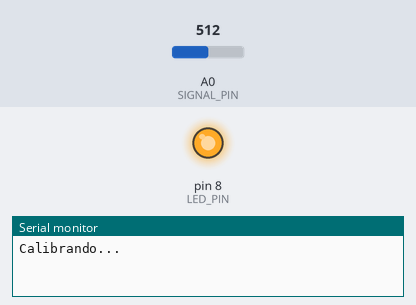
This sketch was run on a simulated Arduino Uno, built with avr-gcc and run on an emulated ATmega328P. On the bench: output pins drawn as LEDs (lit = HIGH), the last lines printed to the serial monitor. The inputs (shaded band) are chosen by the test bench; at power-on: A0 (SIGNAL_PIN) = 512.

Above: at 0.1 s.
At 21.7 s:
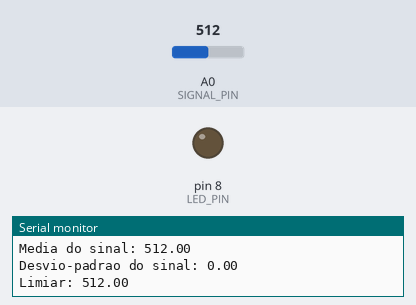
Timing chart, 0 to 23.3 s (numbered marks = the images above):
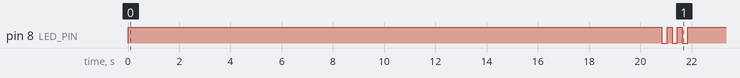

The sketch:

robust.ino
```cpp
#include <Arduino.h>
#include <math.h>

constexpr uint8_t SIGNAL_PIN = A0;
constexpr uint8_t LED_PIN = 8;

// These values assume an active-low LED.
// Swap HIGH and LOW if your LED is active-high.
constexpr uint8_t LED_OFF = HIGH;
constexpr uint8_t LED_ON  = LOW;

constexpr uint32_t NSAMPLES = 32767UL;
constexpr unsigned long LOWER_RR_MS = 500UL;
constexpr unsigned long UPPER_RR_MS = 2000UL;
constexpr unsigned long MEASUREMENT_MS = 300000UL;

bool pulseLatched = false;
bool firstBeat = false;
bool finished = false;

double signalAvg = 0.0;
double signalSd = 0.0;
double cutoff = 500.0;

unsigned long previousBeatMs = 0;
unsigned long startMs = 0;

// Online RR statistics.
uint32_t rrCount = 0;
double meanRR = 0.0;
double m2RR = 0.0;

static inline void swapIfGreater(int &a, int &b) {
  if (a > b) {
    const int temp = a;
    a = b;
    b = temp;
  }
}

int median5(int a, int b, int c, int d, int e) {
  swapIfGreater(a, b);
  swapIfGreater(b, c);
  swapIfGreater(c, d);
  swapIfGreater(d, e);

  swapIfGreater(a, b);
  swapIfGreater(b, c);
  swapIfGreater(c, d);

  swapIfGreater(a, b);
  swapIfGreater(b, c);

  swapIfGreater(a, b);

  return c;
}

int filteredRead() {
  const int a = analogRead(SIGNAL_PIN);
  const int b = analogRead(SIGNAL_PIN);
  const int c = analogRead(SIGNAL_PIN);
  const int d = analogRead(SIGNAL_PIN);
  const int e = analogRead(SIGNAL_PIN);

  return median5(a, b, c, d, e);
}

// Welford's online algorithm for signal mean and variance.
void calibrateSignal() {
  double m2 = 0.0;
  signalAvg = 0.0;

  for (uint32_t n = 1; n <= NSAMPLES; ++n) {
    const double sample = static_cast<double>(filteredRead());

    const double delta = sample - signalAvg;
    signalAvg += delta / static_cast<double>(n);
    m2 += delta * (sample - signalAvg);
  }

  // Population standard deviation for the calibration samples.
  signalSd = sqrt(m2 / static_cast<double>(NSAMPLES));
  cutoff = signalAvg + signalSd;
}

// Welford's online algorithm for RR intervals.
void addRR(unsigned long rrMs) {
  ++rrCount;

  const double value = static_cast<double>(rrMs);
  const double delta = value - meanRR;

  meanRR += delta / static_cast<double>(rrCount);
  m2RR += delta * (value - meanRR);
}

void printRRStats() {
  if (rrCount == 0) {
    Serial.println(F("Nenhum intervalo RR valido."));
    return;
  }

  const double averageHR = 60000.0 / meanRR;

  // Sample standard deviation. Use rrCount instead of rrCount - 1
  // here if you specifically require population standard deviation.
  const double sdRR =
      rrCount > 1
          ? sqrt(m2RR / static_cast<double>(rrCount - 1))
          : 0.0;

  Serial.print(F("Frequencia cardiaca media (/min): "));
  Serial.println(averageHR, 2);

  Serial.print(F("Intervalo RR medio (ms): "));
  Serial.println(meanRR, 2);

  Serial.print(F("SDRR (ms): "));
  Serial.println(sdRR, 2);
}

void setup() {
  Serial.begin(115200);

  pinMode(SIGNAL_PIN, INPUT);
  pinMode(LED_PIN, OUTPUT);
  digitalWrite(LED_PIN, LED_OFF);

  Serial.println(F("Calibrando..."));
  calibrateSignal();

  Serial.print(F("Media do sinal: "));
  Serial.println(signalAvg, 2);

  Serial.print(F("Desvio-padrao do sinal: "));
  Serial.println(signalSd, 2);

  Serial.print(F("Limiar: "));
  Serial.println(cutoff, 2);

  for (uint8_t i = 0; i < 3; ++i) {
    digitalWrite(LED_PIN, LED_ON);
    delay(200);

    digitalWrite(LED_PIN, LED_OFF);
    delay(200);
  }

  // Keep the physical LED and software state consistent.
  digitalWrite(LED_PIN, LED_OFF);
  pulseLatched = false;

  startMs = millis();

  Serial.print(F("Inicio: "));
  Serial.println(startMs);
}

void loop() {
  const unsigned long currentMs = millis();

  // Print the final result exactly once.
  if (!finished && currentMs - startMs >= MEASUREMENT_MS) {
    finished = true;
    pulseLatched = false;
    digitalWrite(LED_PIN, LED_OFF);

    Serial.println(F("Resultado final:"));
    printRRStats();
  }

  if (finished) {
    return;
  }

  const int x = filteredRead();

  // Rising threshold crossing.
  if (!pulseLatched && static_cast<double>(x) > cutoff) {
    pulseLatched = true;
    digitalWrite(LED_PIN, LED_ON);

    const unsigned long beatMs = millis();

    if (!firstBeat) {
      firstBeat = true;
      previousBeatMs = beatMs;
    } else {
      const unsigned long candidateRR = beatMs - previousBeatMs;

      if (candidateRR >= LOWER_RR_MS &&
          candidateRR <= UPPER_RR_MS) {
        previousBeatMs = beatMs;
        addRR(candidateRR);
        printRRStats();
      } else if (candidateRR > UPPER_RR_MS) {
        // Long gap: discard this interval and resynchronize.
        previousBeatMs = beatMs;
      }

      // A too-short interval is treated as noise, so previousBeatMs
      // is deliberately not changed.
    }
  }
  // Hysteresis: re-arm only after falling below the signal average.
  else if (pulseLatched &&
           static_cast<double>(x) < signalAvg) {
    pulseLatched = false;
    digitalWrite(LED_PIN, LED_OFF);
  }
}
```
